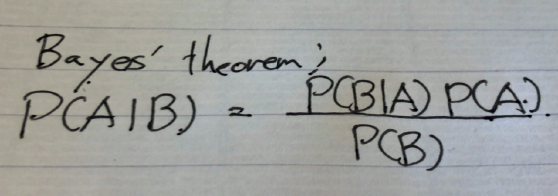
#> input picture img/main.png, 558 x 196 px
$ jupyter execute --allow-errors Threshold_Technics.ipynb
#> lines starting #> are read from the running program, lines starting #| are printed output that depends on the picture
閾値決定手法の紹介
===

[cell 1]
import cv2
import numpy as np
import pandas as pd
import matplotlib.pyplot as plt
IMG_DIR = "./sample_img/"

## 画像の読み込み

[cell 2]
# グレースケール画像で読み込み
img = cv2.imread('img/main.png',0)
#> img: shape (196, 558); min 0, max 194, mean 158.5
plt.imshow(img,cmap = "gray")
plt.xticks([])
plt.yticks([])
plt.show()

## ヒストグラムの表示

[cell 3]
data = img.reshape(-1)
plt.hist(data,bins=256)
#> (the rest of this cell did not finish here and is left out)

## K-means
特徴
 - 教師なし学習はとりあえずこれ
 - 多次元への拡張が容易

[cell 4]
# ラベルの初期化
labels = np.random.randint(0,2,data.shape[0])

# 終了条件
OPTIMIZE_EPSILON = 1

m_0_old = -np.inf
m_1_old = np.inf

for i in range(1000):
# それぞれの平均の計算
    m_0 = data[labels==0].mean()
    m_1 = data[labels==1].mean()
# ラベルの再計算
    labels[np.abs(data-m_0) < np.abs(data-m_1)] = 0
    labels[np.abs(data-m_0) >= np.abs(data-m_1)] = 1
#     終了条件
    if np.abs(m_0 - m_0_old) + np.abs(m_1 - m_1_old) < OPTIMIZE_EPSILON:
        break
    m_0_old = m_0
    m_1_old = m_1
#> this loop made 6 passes
#> (m_0, m_1, m_0_old, m_1_old) on passes 1 to 5: (158.4, 158.5, 158.4, 158.5), (115.6, 168.3, 115.6, 168.3), (74.19, 166.8, 74.19, 166.8), (58.18, 166.1, 58.18, 166.1), (54.94, 165.9, 54.94, 165.9)
#> (m_0, m_1) on pass 6: (54.15, 165.8)

print("Optimization Times :{0:}[count]".format(i+1))

[cell 5]
# 初期値によって，クラスが変化するため上界の小さい方を採用
thresh_kmeans = np.minimum(data[labels==0].max(),data[labels==1].max())
#> thresh_kmeans = 109

plt.hist(data[labels==0],bins=128,label='Class0')
plt.hist(data[labels==1],bins=128,label='Class1')
plt.scatter([thresh_kmeans],[0],s = 50,marker= '*',color = 'red',label='Optimal={0:d}'.format(thresh_kmeans))
plt.title('K-means threshold')
plt.legend()
plt.ylabel('Number of data [num]')
plt.savefig(IMG_DIR + 'hist_kmeans.png')
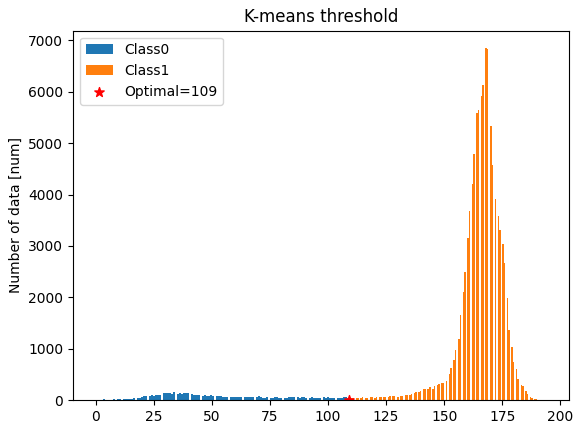
#> figure drawn by matplotlib, 1 panel; tallest bar 150 high, from x = 33.21 to 34.06; tallest bar 6846 high, from x = 167.8 to 168.4
plt.show()

[cell 6]
plt.imshow(img>thresh_kmeans,cmap = 'gray')
plt.xticks([])
plt.yticks([])
plt.title("Binary image of K-means")
plt.savefig(IMG_DIR + 'img_kmeans.png')
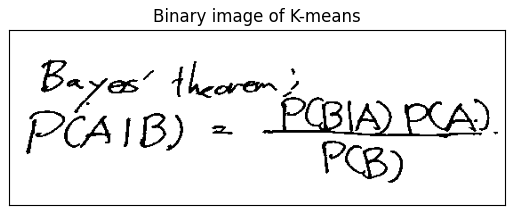
#> figure drawn by matplotlib, 1 panel

## 大津法(Otsu's method)
特徴：
- 計算が簡単
- ヒストグラムに変える必要がないため，binsなどの設定に依存しない

[cell 7]
# Define Otsu scoring function
def OtsuScore(data,thresh):
    w_0 = np.sum(data<=thresh)/data.shape[0]
    w_1 = np.sum(data>thresh)/data.shape[0]
    # check ideal case
    if (w_0 ==0) | (w_1 == 0):
        return 0
    mean_all = data.mean()
    mean_0 = data[data<=thresh].mean()
    mean_1 = data[data>thresh].mean()
    sigma2_b =  w_0 *((mean_0 - mean_all)**2) + w_1 *((mean_1 - mean_all)**2)

    return sigma2_b

[cell 8]
# Callculation of Otsu score and analyze the optimal
scores_otsu =  np.zeros(256)
for i in range(scores_otsu.shape[0]):
    scores_otsu[i] = OtsuScore(data,i)
#> this loop made 256 passes
#> (w_0 in OtsuScore, w_1 in OtsuScore, mean_0 in OtsuScore, mean_1 in OtsuScore, sigma2_b in OtsuScore) on passes 1 to 3: (1.83e-05, 1, 0, 158.5, 0.459), (0.00011, 1, 0.833, 158.5, 2.73), (0.000183, 1, 1.3, 158.5, 4.52)
#> after the loop, scores_otsu = 256 values, max 768.5 at index 109, min 0 at index 194, mean 353.9
thresh_otsu = np.argmax(scores_otsu)
#> thresh_otsu = 109

[cell 9]
# visualization
fig = plt.figure()
ax1 = fig.add_subplot()
ax2 = ax1.twinx()
ax1.hist(data,bins=256,label='Histgram')
ax2.plot(scores_otsu,label='$\sigma_b^2$',color = 'orange')
ax2.scatter([thresh_otsu],[scores_otsu[thresh_otsu]],s = 50,marker= '*',color = 'red',label='Optimal={0:d}'.format(thresh_otsu))
h1, l1 = ax1.get_legend_handles_labels()
h2, l2 = ax2.get_legend_handles_labels()
ax1.legend(h1+h2, l1+l2)
ax1.set_ylabel('Number of data [num]')
ax2.set_ylabel('$\sigma_b^2$')
plt.savefig(IMG_DIR + 'hist_otsu.png')
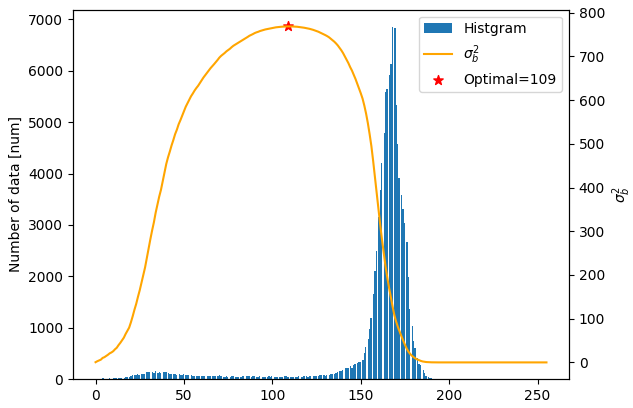
#> figure drawn by matplotlib, 2 panels; panel 1: tallest bar 6846 high, from x = 167.5 to 168.2; panel 2: curve peaks at x = 109, y = 768.5
plt.show()

[cell 10]
plt.imshow(img>thresh_otsu,cmap = 'gray')
plt.xticks([])
plt.yticks([])
plt.title("Binary image of Otsu")
plt.savefig(IMG_DIR + 'img_otsu.png')

## Sezanによる手法
特徴：
 - 調整するハイパーパラメータが多いが状況に合わせて使い分けることができる
 - 多次元化が難しい

[cell 11]
# 平滑化パラメータ
sigma = 5.0

# 重要視する割合
# gamma = 1 : 黒の領域を広めに取る
# gamma = 0 : 白の領域を広めに取る
gamma = 0.5

[cell 12]
# 平滑化のためのガウスカーネル
def getGaus(G_size,G_sigma):
#> called with G_size = 55, G_sigma = 5
    G_kernel = np.zeros(G_size)
    G_i0 = G_size//2
    for i in range(G_size):
        G_kernel[i] = np.exp(-(i-G_i0)**2 / (2*G_sigma**2))
#     和が1になるように調整
    G_kernel = G_kernel/G_kernel.sum()

    return G_kernel

kernel = getGaus(55,sigma)

[cell 13]
# ヒストグラム化
num_hist, range_hist = np.histogram(data, bins= 256)
#> num_hist = 256 values, max 6846 at index 221, min 0 at index 4, mean 427.2; range_hist = 257 values from 0 to 194
mean_hist = (range_hist[1:] + range_hist[:-1]) / 2
#> mean_hist = 256 values from 0.379 to 193.6

# 平滑化
hist_bar = np.convolve(num_hist,kernel,'same')
#> hist_bar = 256 values, max 4032.3 at index 220, min 4.19 at index 0, mean 427.1
# 差分の計算
d_hist = hist_bar[:-1] - hist_bar[1:]
#> d_hist = 255 values, max 253.1 at index 229, min -245.3 at index 211, mean -0.0217
# 端の処理
d_hist = np.r_[[0],d_hist,[0]]
#> d_hist = 257 values, max 253.1 at index 230, min -245.3 at index 212, mean -0.0216

# ピーク検出
m = np.where((d_hist[1:] >=0) & (d_hist[:-1] <=0))[0]
#> m = [45, 114, 220]
#  局地検出
es =np.where((d_hist[1:] <=0) & (d_hist[:-1] >=0))[0]
#> es = [0, 105, 133, 255]

# 最大ピークと最小ピーク
m0 = m.min()
#> m0 = 45
m1 = m.max()
#> m1 = 220

# ピーク前後の局地
s0 = es[es<m0].max()
#> s0 = 0
e0 = es[es>m0].min()
#> e0 = 105
s1 = es[es<m1].max()
#> s1 = 133
e1 = es[es>m1].min()
#> e1 = 255

# 閾値決定
thresh_Sezan = (1 - gamma) * mean_hist[e0] + gamma * mean_hist[s1]
#> thresh_Sezan = 90.56

[cell 14]
fig = plt.figure()
plt.bar(mean_hist,num_hist,label='Histgram')
plt.scatter(mean_hist[[s0,m0,e0,s1,m1,e1]],num_hist[[s0,m0,e0,s1,m1,e1]],s = 50,marker= 'v',color = 'orange')
plt.text(mean_hist[s0], num_hist[s0]+100,'s0',fontsize = 15.0,color = 'orange')
plt.text(mean_hist[s1], num_hist[s1]+100,'s1',fontsize = 15.0,color = 'orange')
plt.text(mean_hist[m0], num_hist[m0]+100,'m0',fontsize = 15.0,color = 'orange')
plt.text(mean_hist[m1], num_hist[m1]+100,'m1',fontsize = 15.0,color = 'orange')
plt.text(mean_hist[e0], num_hist[e0]+100,'e0',fontsize = 15.0,color = 'orange')
plt.text(mean_hist[e1], num_hist[e1]+100,'e1',fontsize = 15.0,color = 'orange')
plt.scatter([thresh_Sezan],[0],s = 50,marker= '*',color = 'red',label='Optimal={0:.0f}'.format(thresh_Sezan))
plt.legend()
plt.ylabel('Number of data [num]')
plt.savefig(IMG_DIR + 'hist_Sezan.png')
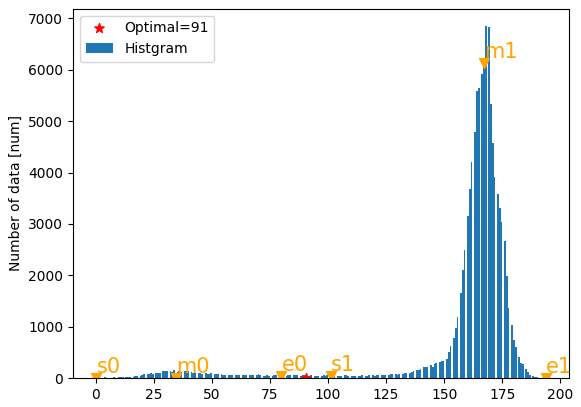
#> figure drawn by matplotlib, 1 panel; tallest bar 6846 high, from x = 167.5 to 168.3
plt.show()

[cell 15]
plt.imshow(img>thresh_Sezan,cmap = 'gray')
plt.xticks([])
plt.yticks([])
plt.title("Binary image of Sezan")
plt.savefig(IMG_DIR + 'img_Sezan.png')
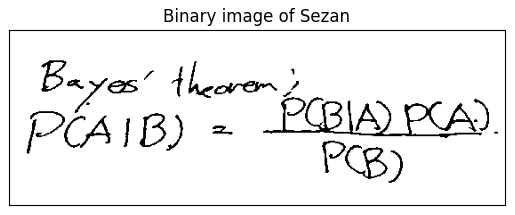
#> figure drawn by matplotlib, 1 panel

## カルバック・ライブラー情報量最小化
特徴
- データの特徴に依存しない(画像だと，バックグラウンドとシグナルの山が2つあるなど)
- binsを細かくすると，確率pが正しく構成できないため注意

[cell 16]
def InfoScore(data,thresh,bins=100):
    num_hist, range_hist = np.histogram(data, bins= bins)
    mean_hist = (range_hist[1:] + range_hist[:-1]) / 2
    p = num_hist/num_hist.sum()
    N = p.shape[0]
    M = np.sum(mean_hist>thresh)
    if (M== 0):
        return np.inf
    q = np.zeros(N)
    q[mean_hist>thresh] = 1 / M
    Dqp = - np.log(M)  - np.sum(q*np.log(p))
    return Dqp

[cell 17]
# Callculation of Otsu score and analyze the optimal
scores_info =  np.zeros(256)
for i in range(scores_info.shape[0]):
    scores_info[i] = InfoScore(data,i,bins = 190)
#> this loop made 256 passes
#> (M in InfoScore, Dqp in InfoScore) on passes 1 to 3: (190, 1.62), (189, 1.61), (188, 1.6)
thresh_info = np.argmin(scores_info)
#> thresh_info = 145

[cell 18]
# making p and q at optimal threshold
num_hist, range_hist = np.histogram(data, bins= 190)
#> num_hist = 190 values, max 6846 at index 164, min 3 at index 189, mean 575.6; range_hist = 191 values from 0 to 194
mean_hist = (range_hist[1:] + range_hist[:-1]) / 2
#> mean_hist = 190 values from 0.511 to 193.5
p = num_hist/num_hist.sum()
#> p = 190 values, max 0.0626 at index 164, min 2.74e-05 at index 189, mean 0.00526
N = p.shape[0]
#> N = 190
M = np.sum(mean_hist>thresh_info)
#> M = 48
q = np.zeros(N)
#> q = 190 values from 0 to 0
q[mean_hist>thresh_info] = 1 / M

[cell 19]
# visualization
fig = plt.figure()
ax1 = fig.add_subplot()
ax2 = ax1.twinx()
ax1.bar(mean_hist,p,color = 'black',label = 'p')
ax1.bar(mean_hist,q,color = 'blue',label = 'optimal q',alpha = 0.5)
ax2.plot(scores_info,label='$D(q||p)$',color = 'orange')
ax2.scatter([thresh_info],[scores_info[thresh_info]],s = 100,marker= '*',color = 'red',label='Optimal={0:d}'.format(thresh_info))
h1, l1 = ax1.get_legend_handles_labels()
h2, l2 = ax2.get_legend_handles_labels()
ax1.legend(h1+h2, l1+l2)
ax1.set_ylabel('Probability')
ax2.set_ylabel('$D(p_b||p)$')
plt.savefig(IMG_DIR + 'hist_info.png')
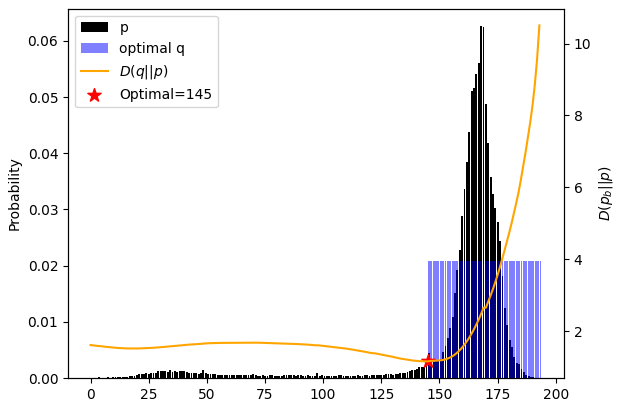
#> figure drawn by matplotlib, 2 panels; panel 1: tallest bar 0.0626 high, from x = 167.6 to 168.4
plt.show()

[cell 20]
plt.imshow(img>thresh_info,cmap = 'gray')
plt.xticks([])
plt.yticks([])
plt.title("Binary image of KL divergence")
plt.savefig(IMG_DIR + 'img_info.png')
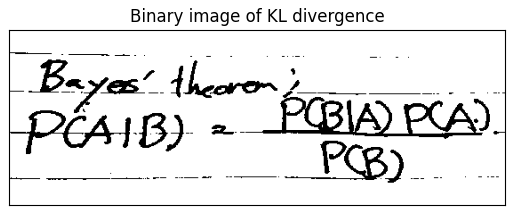
#> figure drawn by matplotlib, 1 panel

## まとめ

[cell 21]
df =pd.DataFrame(np.array([[thresh_kmeans,thresh_otsu,thresh_Sezan,thresh_info]]),columns =['K-means','Otsu','Sezan','KL divergence'],index=['Threshold'])
#> df = table of 1 rows and 4 columns
df.to_csv('Threshold.csv')
df
#> Out = table of 1 rows and 4 columns

[cell 22]
plt.figure(figsize=(14,3.5))
plt.subplot(2,3,1)
plt.imshow(img,cmap = "gray")
plt.xticks([])
plt.yticks([])
plt.title("Original")
plt.subplot(2,3,2)
plt.imshow(img>thresh_kmeans,cmap = 'gray')
plt.xticks([])
plt.yticks([])
plt.title("K-means")
plt.subplot(2,3,3)
plt.imshow(img>thresh_otsu,cmap = 'gray')
plt.xticks([])
plt.yticks([])
plt.title("Otsu")
plt.subplot(2,3,4)
plt.imshow(img>thresh_Sezan,cmap = 'gray')
plt.xticks([])
plt.yticks([])
plt.title("Sezan")
plt.subplot(2,3,5)
plt.imshow(img>thresh_info,cmap = 'gray')
plt.xticks([])
plt.yticks([])
plt.title("KL divergence")
plt.savefig(IMG_DIR + 'img_all.png')
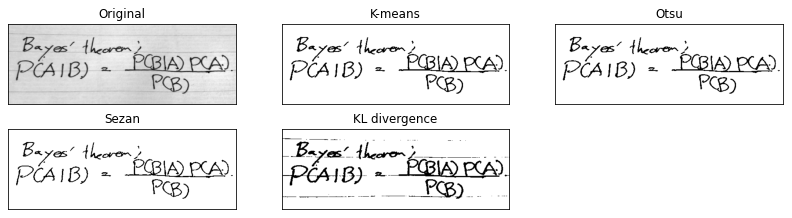
#> figure drawn by matplotlib, 5 panels
